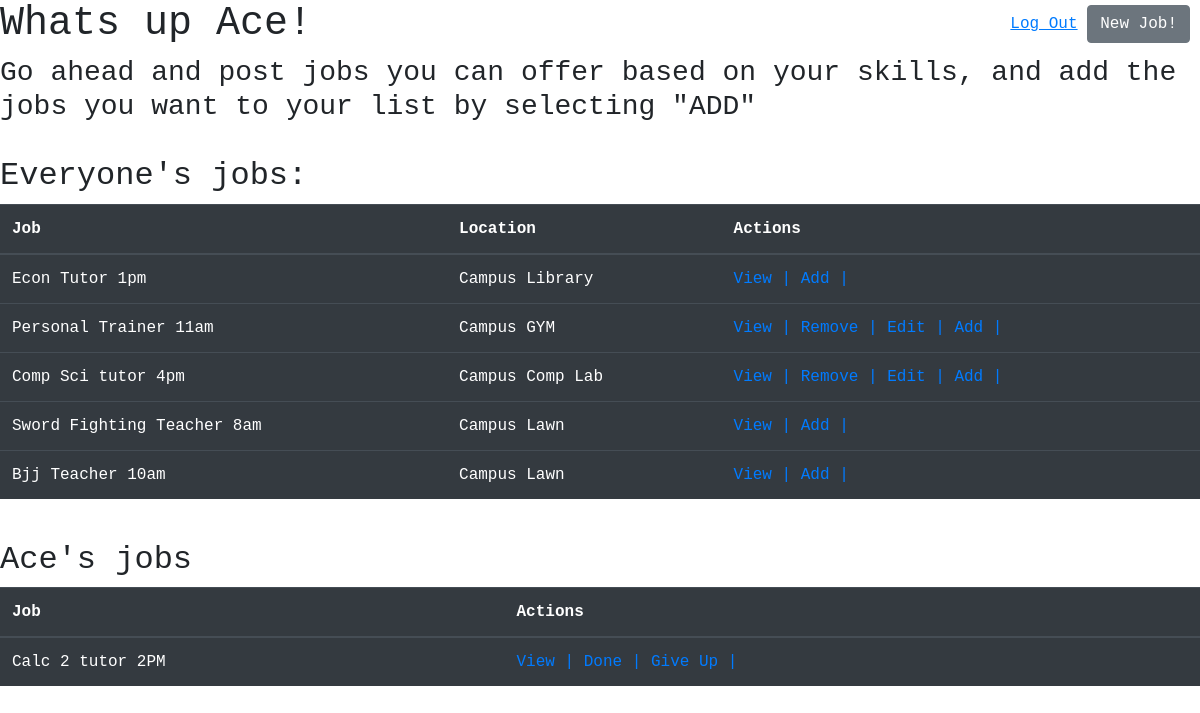
The page /dashboard (signed in) on the database its author committed.
### job_app/models.py (models this page shows)
class User(models.Model):
    first_name = models.CharField(max_length=45)
    last_name = models.CharField(max_length=45)
    email = models.EmailField(unique=True)
    password = models.CharField(max_length=255)
    objects = UserManager()

class Jobs(models.Model):
    title = models.CharField(max_length=255)
    description = models.CharField(max_length=255)
    location = models.CharField(max_length=255)
    creator = models.ForeignKey(User, related_name="created_by", on_delete=models.CASCADE)
    current_employee = models.ForeignKey(User, related_name="selected_jobs", on_delete=models.CASCADE, null=True)
    created_at = models.DateField(auto_now_add=True)
    objects = JobsManager()

### job_app/views.py (the view)
# urls.py: path('dashboard', views.dashboard_page),
def dashboard_page(request):
    if 'user_id' not in request.session:
        return redirect('/')
    user = User.objects.get(id=request.session['user_id'])
    jobs = Jobs.objects.filter(~Q(current_employee=user))
    context = {
        'user': user,
        'jobs': jobs,
    }
    return render(request, 'dashboard.html', context)

### job_app/templates/dashboard.html (shortened to what this page needs)
<!DOCTYPE html>
<html lang="en">
  <head>
    <link
      href="https://stackpath.bootstrapcdn.com/bootstrap/4.5.0/css/bootstrap.min.css"
      rel="stylesheet"
    />
    {% load static %}
    <link rel="stylesheet" href="{% static 'css/style.css' %}" />
  </head>
  <body>
    <h1>Whats up {{ user.first_name }}!</h1>
    <h3>Go ahead and post jobs you can offer based on your skills, and add the jobs you want to your list by selecting "ADD"</h3>
    <section>
      <div class="top-right">
        <a href="/logout"><u>Log Out</u></a>
        <a href="/create" class="btn btn-secondary">New Job!</a>
      </div>
    </section>
    <h2>Everyone's jobs:</h2>
    <div id="home">
      <table class="table table-dark">
        <thead>
          <tr>
            <th>Job</th>
            <th>Location</th>
            <th>Actions</th>
          </tr>
        </thead>
        <tbody>
          {% for job in jobs %}
          <tr>
            <td>{{job.title}}</td>
            <td>{{job.location}}</td>
            <td>
              <a href="/jobs/{{ job.id }}">View |</a>
              {% if job.creator.id == user.id %}
              <a href="/jobs/delete/{{job.id}}">Remove |</a>
              <a href="/jobs/edit/{{job.id}}">Edit |</a>
              {% endif %}
              <a href="/jobs/add/{{ job.id }}">Add |</a>
            </td>
          </tr>
          {% endfor %}
        </tbody>
      </table>
    </div>
    <section>
      <h2>{{user.first_name}}'s jobs</h2>
      <table class="table table-dark">
        <thead>
          <tr>
            <th>Job</th>
            <th>Actions</th>
          </tr>
        </thead>
        <tbody>
          {% for job in user.selected_jobs.all %}
          <tr>
            <td>{{job.title}}</td>
            <td>
              <a href="/jobs/{{ job.id }}">View |</a>
              <a href="/jobs/delete/{{job.id}}">Done |</a>
              <a href="/jobs/give_up/{{job.id}}">Give Up |</a>
            </td>
          </tr>
          {% endfor %}
        </tbody>
      </table>
    </section>
  </body>
</html>

### job_app/static/style.css (style rules this page uses)
* { font-family: 'Hermit', monospace; }
.top-right { position:fixed; right:10px; top:5px; }
section { width: 50%; margin: 0 2em; display: inline; }

### rows shown on the page
User: first_name "Ace"
Jobs: title "Econ Tutor 1pm", location "Campus Library"
Jobs: title "Personal Trainer 11am", location "Campus GYM"
Jobs: title "Comp Sci tutor 4pm", location "Campus Comp Lab"
Jobs: title "Sword Fighting Teacher 8am", location "Campus Lawn"
Jobs: title "Bjj Teacher 10am", location "Campus Lawn"
Jobs: title "Calc 2 tutor 2PM"
